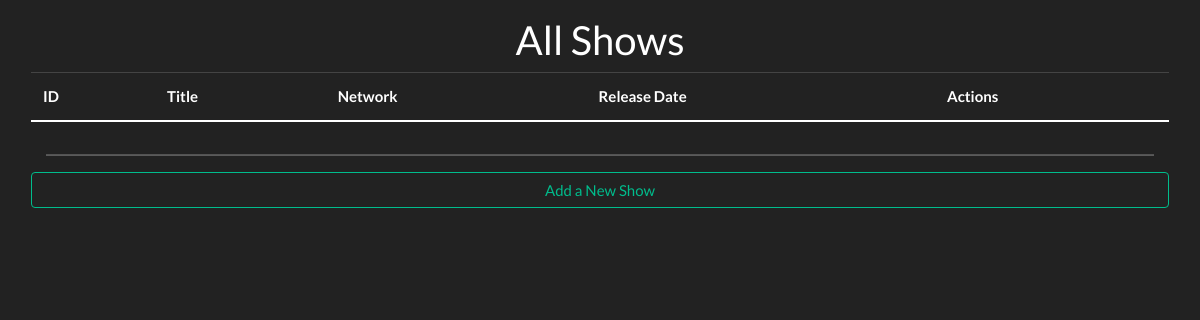
The app's page /shows, older data.
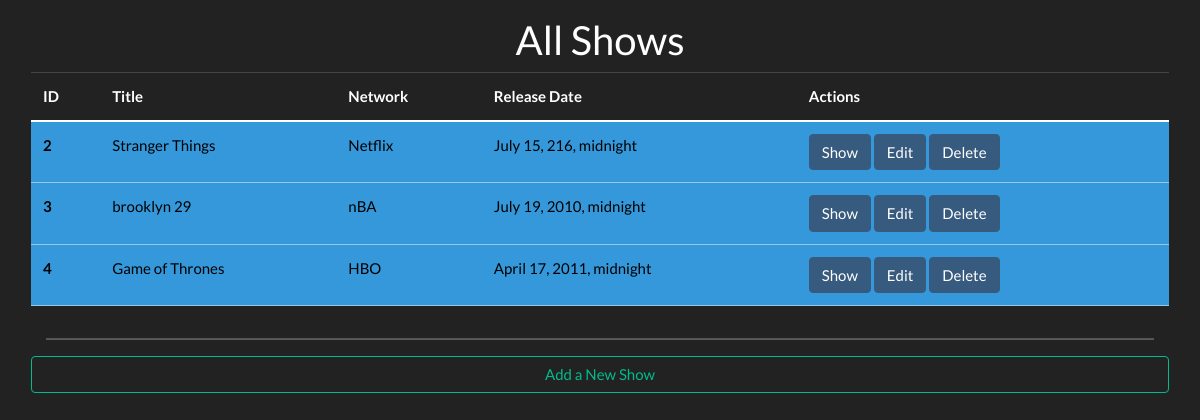
The same page, newer data.
### tv_shows_app/models.py (models this page shows)
class SHOW(models.Model):
    title = models.CharField(max_length=45)
    network = models.CharField(max_length=45)
    description = models.TextField()
    release_date = models.DateTimeField()
    created_at = models.DateTimeField(auto_now_add=True)
    updated_at = models.DateTimeField(auto_now=True)
    objects = ShowManager()

### tv_shows_app/views.py (the view)
# urls.py: path('shows', views.all_shows),
def all_shows(request):
    context = {"Shows": SHOW.objects.all()}
    return render(request, 'all_shows.html', context)

### tv_shows_app/templates/all_shows.html (shortened to what this page needs)
<!doctype html>
<html lang="en">
<head>
    <link href="https://cdn.jsdelivr.net/npm/bootstrap@5.0.1/dist/css/bootstrap.min.css" rel="stylesheet">
    <link rel="stylesheet" href="https://cdn.jsdelivr.net/npm/bootswatch@4.5.2/dist/darkly/bootstrap.min.css">
</head>
<body>
    <div class="container p-3">
        <div class="row align-items-center">
            <h2 class="text-center">All Shows</h2>
        </div>
        <div class="row align-items-center">
            <table class="table table-hover">
                <thead>
                    <tr>
                        <th scope="col">ID</th>
                        <th scope="col">Title</th>
                        <th scope="col">Network</th>
                        <th scope="col">Release Date</th>
                        <th scope="col">Actions</th>
                    </tr>
                </thead>
                <tbody>
                    {% for show in Shows %}
                    <tr class="table-info">
                        <th scope="row">{{ show.id }}</th>
                        <td>{{show.title }}</td>
                        <td>{{show.network}}</td>
                        <td>{{show.release_date}}</td>
                        <td>
                            <form action="/shows/{{show.id}}/destroy" method="POST" class="col-">
                                <a href= "/shows/{{show.id}}" class="btn btn-primary">Show</a>
                                <a href="/shows/{{show.id}}/edit" class="btn btn-primary">Edit</a>
                                <button type="submit" class="btn btn-primary" value="create_show">Delete</button>
                            </form>
                        </td>
                    </tr>
                    {% endfor %}
                </tbody>
            </table>
        </div>
        <hr/>
        <div class="row align-items-center">
            <a href= "/shows/new" class="btn btn-outline-success">Add a New Show</a>
        </div>
    </div>
</body>
</html>

Row changes from the older to the newer data that the page shows:
added SHOW: id "2", title "Stranger Things", network "Netflix", release_date "July 15, 216, midnight"
added SHOW: id "3", title "brooklyn 29", network "nBA", release_date "July 19, 2010, midnight"
added SHOW: id "4", title "Game of Thrones", network "HBO", release_date "April 17, 2011, midnight"
